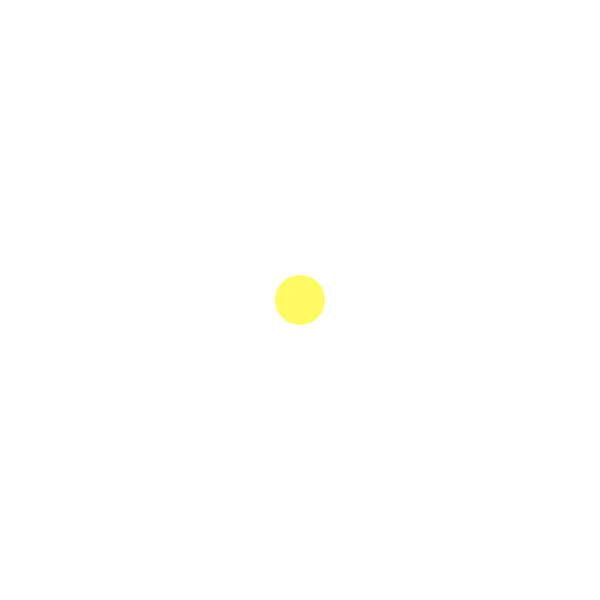
Frame 1 (no input)
Frame 60 (the mouse pressed at the canvas centre just before this capture): identical to frame 1, image omitted
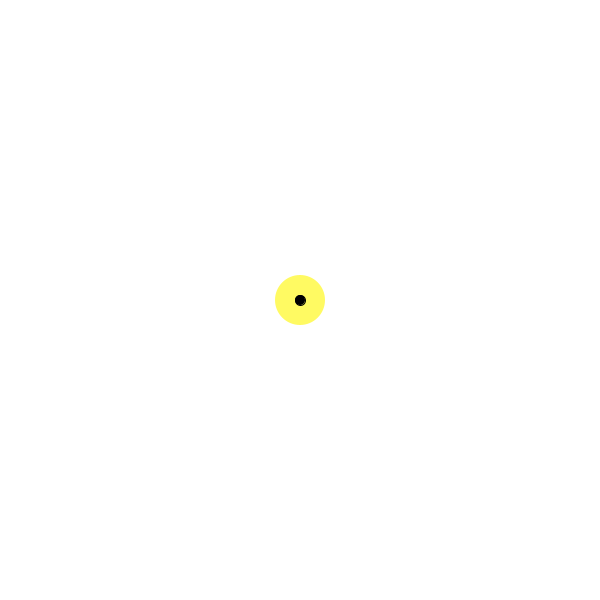
Frame 120 (the mouse held since frame 60 and released just before this capture)

The Processing sketch that drew these frames (run headless with seeded random() and noise(); from frame 60 on, the mouse is pressed at the canvas centre):

// Processing sketch: exercicio19
// ── exercicio19.pde
float[] px = new float[10];
float[] py = new float[10];
float[] vx = new float[10];
float[] vy = new float[10];
float[] ax = new float[10];
float[] ay = new float[10];
color[] cores = new color[10];
int indice = 0;

int pXMouse;
int pYMouse;
boolean arrastando = false;
int massaSol = 100;
int raioSol = 25;
float G = 500;
void setup() {
  size(600, 600);
}

void draw() {
  translate(width/2, height/2);
  background(255);
  noStroke();
  fill(#FFFA62);
  ellipse(0, 0, 2*raioSol, 2*raioSol);
  //calcular aceleracao na superficie
  //g = G*M/R*R
  //G == constante de gravitacao universal
  //M == massa do astro
  //R == raio do astro
  //calcular aceleracao a uma distancia h
  //gh = g * R/((R+h)^2)
  for (int i = 0; i < indice; i++) {
    float distancia = dist(px[i], py[i], 0, 0);
    float cosa = px[i]/distancia;
    float cosb = py[i]/distancia;
    float g = G*massaSol/(raioSol*raioSol);
    float gh = g * raioSol/pow(raioSol + distancia, 2);
    ax[i] = gh*cosa;
    ay[i] = gh*cosb;
    vx[i] = vx[i] - ax[i];
    vy[i] = vy[i] - ay[i];
    px[i] = px[i] + vx[i];
    py[i] = py[i] + vy[i];
    fill(cores[i]);
    ellipse(px[i], py[i], 10, 10);
  }

  if (arrastando) {
    fill(0);
    stroke(0);
    line(pXMouse, pYMouse, mouseX-width/2, mouseY-height/2);
    ellipse(pXMouse, pYMouse, 10, 10); 
  }
}

void mousePressed() {
  arrastando = true;
  pXMouse = mouseX-width/2;
  pYMouse = mouseY-height/2;
}

void mouseReleased() {
  arrastando = false;
  px[indice] = pXMouse;
  py[indice] = pYMouse;
  
  float distancia = dist(pXMouse, pYMouse, mouseX-width/2, mouseY-height/2);
  float cosa = (pXMouse-(mouseX-width/2))/distancia;
  float cosb = (pYMouse-(mouseY-height/2))/distancia;;
  vx[indice] = distancia*cosa/20;
  vy[indice] = distancia*cosb/20;
  cores[indice] = color(random(30, 255), random(30, 255), random(30, 255));
  indice++;
}
